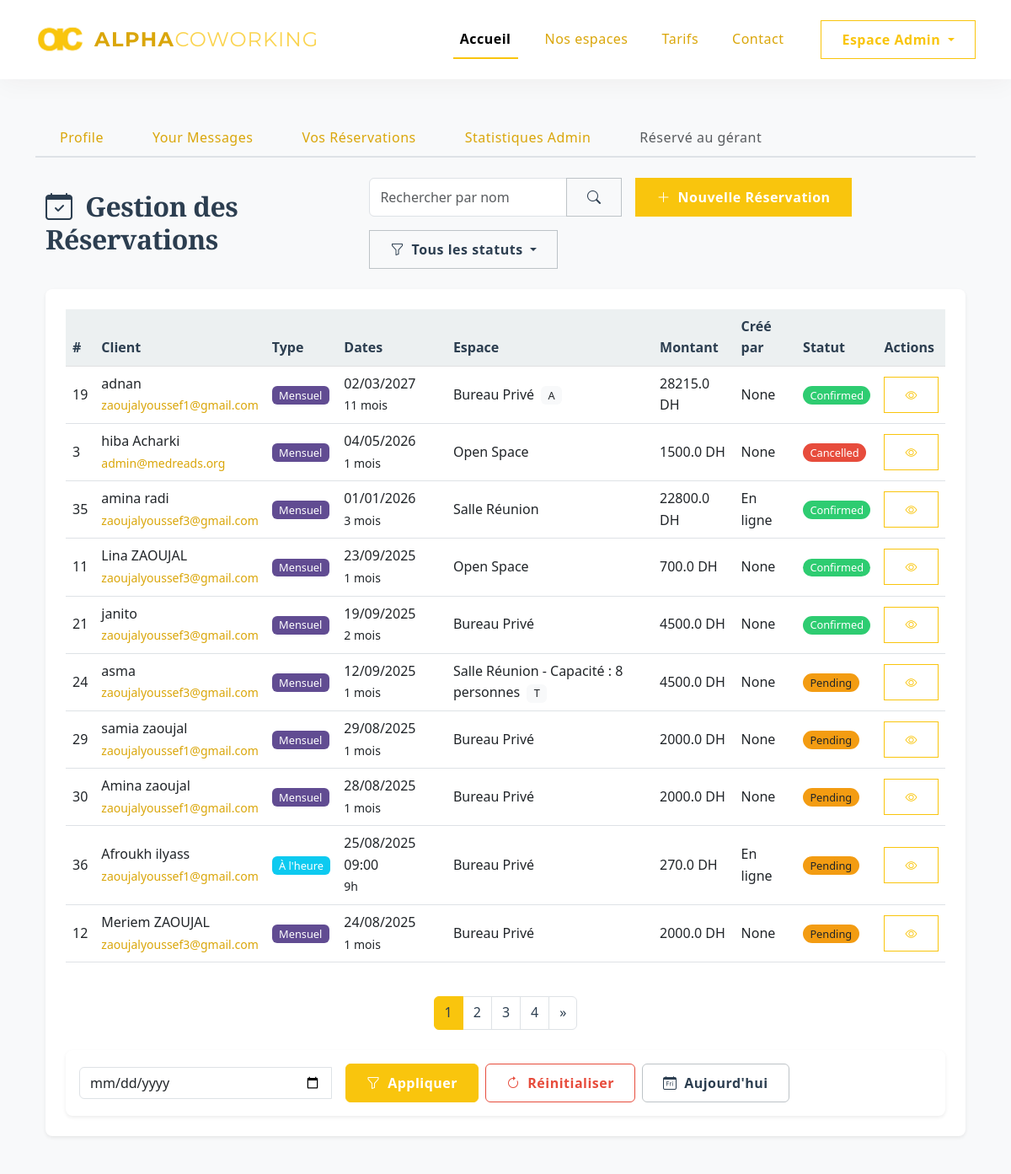
Before: /reservation/ (upper part) with the older database file.
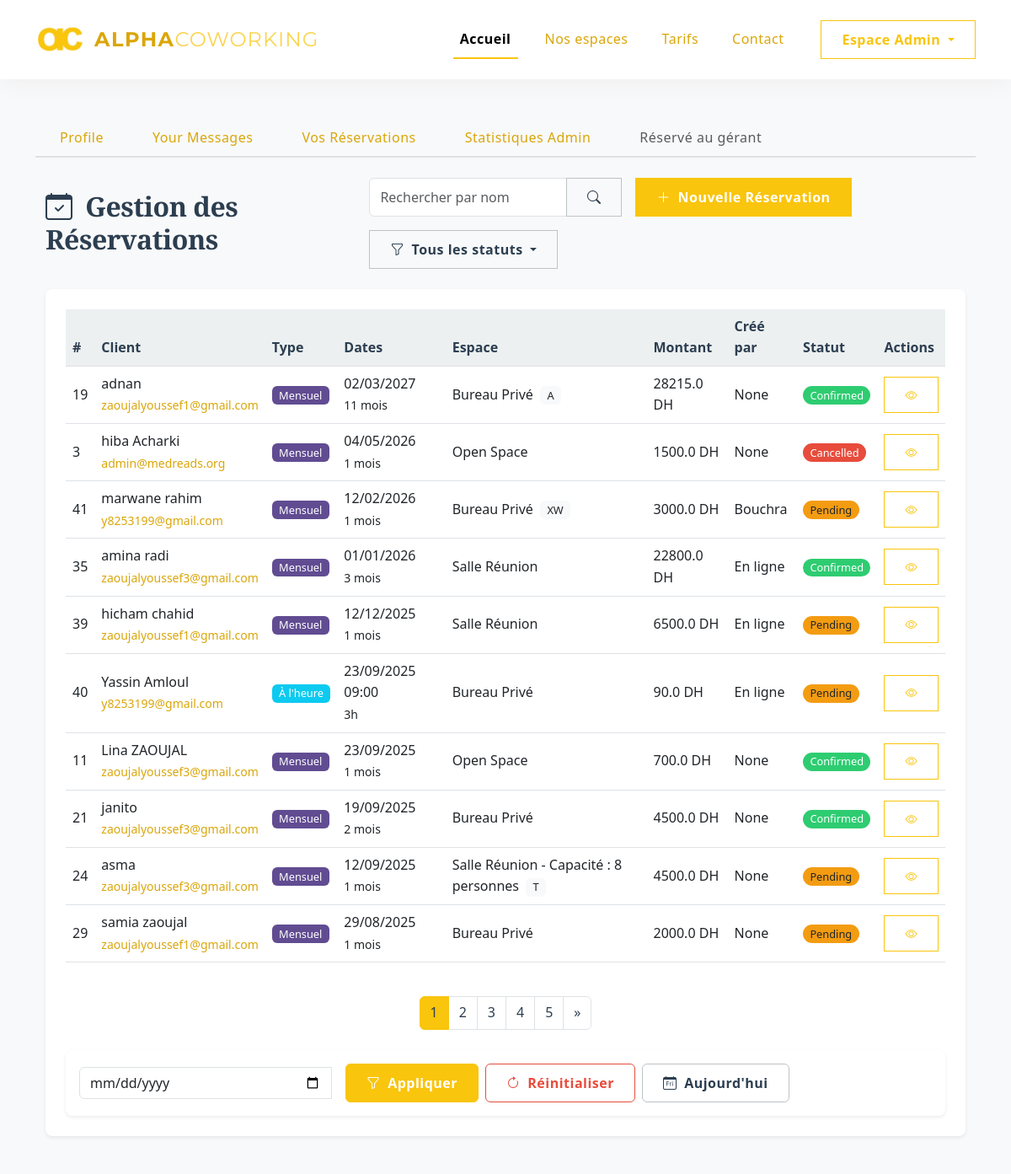
After: the same page with the newer database file.
### pythonic/models.py (models this page shows, shortened)
class Booking(db.Model):
    id = db.Column(db.Integer, primary_key=True)
    space_number = db.Column(db.String(20))  # Nouveau champ
    booking_type = db.Column(db.String(20), nullable=False)  # hourly, daily, monthly
    space_type = db.Column(db.String(20), nullable=True)    # Ajoutez cette ligne
    start_datetime = db.Column(db.DateTime, nullable=False)
    end_datetime = db.Column(db.DateTime, nullable=False)
    duration = db.Column(db.Integer, nullable=False)  # en heures, jours ou mois selon le type
    full_name = db.Column(db.String(50), nullable=False)
    email = db.Column(db.String(120), nullable=False)
    phone = db.Column(db.String(20), nullable=False)
    meeting_capacity = db.Column(db.String(10), nullable=True)
    company = db.Column(db.String(50))
    special_requests = db.Column(db.Text)
    payment_method = db.Column(db.String(30), nullable=False)
    total_price = db.Column(db.Float, nullable=False)
    status = db.Column(db.String(20), nullable=False, default='pending')  # pending, confirmed, cancelled, completed
    date_created = db.Column(db.DateTime, nullable=False, default=datetime.utcnow)
    created_by = db.Column(db.String(50), nullable=False,default="En ligne")  # ou "Bouchra" selon votre logique

### pythonic/reservation/routes.py (the view, shortened to what this page needs)
@booking_bp.route('/reservation/', methods=['POST','GET'])
def booking_form():
    page = request.args.get('page', 1, type=int)
    bookings = Booking.query.order_by(Booking.start_datetime.desc()).paginate(page=page, per_page=10)
    return render_template('booking.html',bookings=bookings)

### pythonic/templates/booking.html (shortened to what the changed rows need)
{% extends "dashboard.html" %}
{% block bookings %}
<div class="container-fluid mt-4">
    <div class="d-flex justify-content-between align-items-center mb-4">
        <h2 class="m-0"><i class="bi bi-calendar-check me-2"></i> Gestion des Réservations</h2>
    </div>
    <div class="card shadow-sm">
        <div class="card-body">
            <div class="table-responsive">
                <table class="table table-hover align-middle">
                    <thead class="table-light">
                        <tr>
                            <th>#</th>
                            <th>Client</th>
                            <th>Type</th>
                            <th>Dates</th>
                            <th>Espace</th>
                            <th>Montant</th>
                            <th>Créé par</th>
                            <th>Statut</th>
                            <th>Actions</th>
                        </tr>
                    </thead>
                    <tbody>
                        {% for booking in bookings.items %}
                        <tr>
                            <td>{{ booking.id }}</td>
                            <td>
                                {{ booking.full_name }}<br>
                                <small class="text-muted">{{ booking.email }}</small>
                            </td>
                            <td>
                                {% if booking.booking_type == 'hourly' %}
                                <span class="badge bg-info">À l'heure</span>
                                {% elif booking.booking_type == 'daily' %}
                                <span class="badge bg-primary">Journalier</span>
                                {% else %}
                                <span class="badge bg-secondary">Mensuel</span>
                                {% endif %}
                            </td>
                            <td>
                                {% if booking.booking_type == 'hourly' %}
                                    {{ booking.start_datetime.strftime('%d/%m/%Y %H:%M') }}<br>
                                    <small>{{ booking.duration }}h</small>
                                {% elif booking.booking_type == 'daily' %}
                                    {{ booking.start_datetime.strftime('%d/%m/%Y') }}<br>
                                    <small>{{ booking.duration }} jour(s)</small>
                                {% else %}
                                    {{ booking.start_datetime.strftime('%d/%m/%Y') }}<br>
                                    <small>{{ booking.duration }} mois</small>
                                {% endif %}
                            </td>
                            <td>
                                {% if booking.space_type == 'private' %}
                                    Bureau Privé
                                    {% if booking.space_number %}
                                    <span class="badge bg-light text-dark ms-1">{{ booking.space_number }}</span>
                                    {% endif %}
                                {% elif booking.space_type == 'open' %}
                                    Open Space
                                {% else %}
                                    Salle Réunion
                                    {% if booking.meeting_capacity %}
                                        - Capacité : {{ booking.meeting_capacity }} personnes
                                        <span class="badge bg-light text-dark ms-1">{{ booking.space_number }}</span>
                                    {% endif %}
                                {% endif %}
                            </td>
                            <td>{{ booking.total_price }} DH</td>
                            <td>{{ booking.created_by }}</td>
                            <td>
                                <span class="badge rounded-pill
                                    {% if booking.status == 'pending' %}bg-warning text-dark
                                    {% elif booking.status == 'confirmed' %}bg-success
                                    {% elif booking.status == 'cancelled' %}bg-danger
                                    {% else %}bg-secondary{% endif %}">
                                    {{ booking.status|capitalize }}
                                </span>
                            </td>
                            <td>
                                <a href="{{ url_for('reservation.booking_detail', booking_id=booking.id) }}"
                                   class="btn btn-sm btn-outline-primary" title="Voir détails">
                                    <i class="bi bi-eye"></i>
                                </a>
                            </td>
                        </tr>
                        {% else %}
                        <tr>
                            <td colspan="8" class="text-center py-4 text-muted">
                                Aucune réservation trouvée
                            </td>
                        </tr>
                        {% endfor %}
                    </tbody>
                </table>
            </div>
            <nav aria-label="Page navigation" class="mt-4">
                <ul class="pagination justify-content-center">
                    {% for num in bookings.iter_pages() %}
                    <li class="page-item {% if num == bookings.page %}active{% endif %}">
                        <a class="page-link" href="{{ url_for('reservation.admin_bookings',
                                page=num,
                                status=status_filter if status_filter else '',
                                search=search_query if search_query else '',
                                date=date_filter if date_filter else '') }}">
                            {{ num }}
                        </a>
                    </li>
                    {% endfor %}
                </ul>
            </nav>
        </div>
    </div>
</div>
{% endblock %}

Changed rows visible on the page:
no longer on this page (row unchanged): Booking: id "30", full_name "Amina zaoujal", email "zaoujalyoussef1@gmail.com", booking_type "Mensuel", start_datetime "28/08/2025", duration "1", space_type "Bureau Privé", total_price "2000.0", created_by "None", status "Pending"
no longer on this page (row unchanged): Booking: id "36", full_name "Afroukh ilyass", email "zaoujalyoussef1@gmail.com", booking_type "À l'heure", start_datetime "25/08/2025 09:00", duration "9", space_type "Bureau Privé", total_price "270.0", created_by "En ligne", status "Pending"
no longer on this page (row unchanged): Booking: id "12", full_name "Meriem ZAOUJAL", email "zaoujalyoussef3@gmail.com", booking_type "Mensuel", start_datetime "24/08/2025", duration "1", space_type "Bureau Privé", total_price "2000.0", created_by "None", status "Pending"
added Booking: id "41", full_name "marwane rahim", email "y8253199@gmail.com", booking_type "Mensuel", start_datetime "12/02/2026", duration "1", space_number "XW", total_price "3000.0", created_by "Bouchra", status "Pending"
added Booking: id "39", full_name "hicham chahid", email "zaoujalyoussef1@gmail.com", booking_type "Mensuel", start_datetime "12/12/2025", duration "1", space_type "Salle Réunion", total_price "6500.0", created_by "En ligne", status "Pending"
added Booking: id "40", full_name "Yassin Amloul", email "y8253199@gmail.com", booking_type "À l'heure", start_datetime "23/09/2025 09:00", duration "3", space_type "Bureau Privé", total_price "90.0", created_by "En ligne", status "Pending"
Other visible differences:
new list line: "5"
